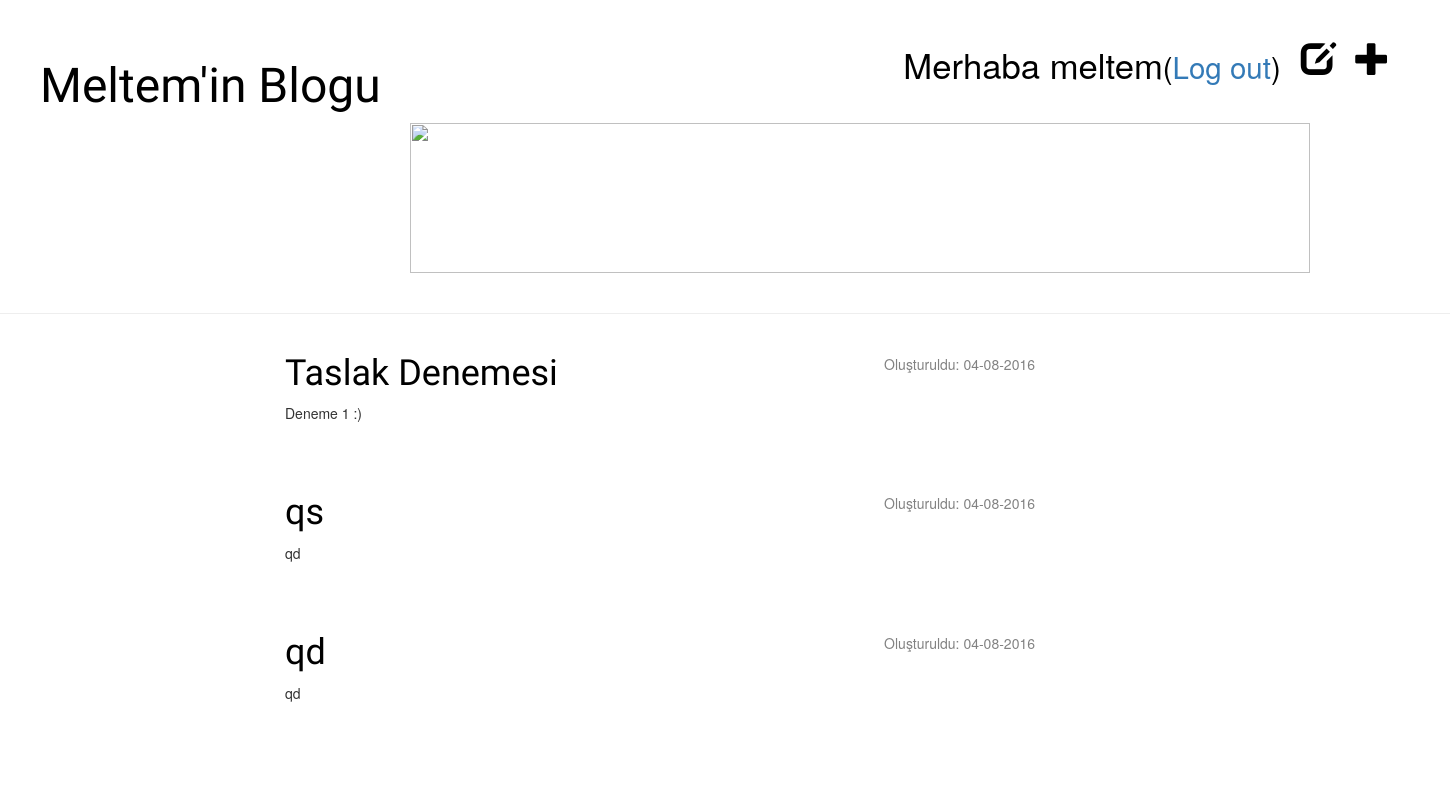
Page /drafts/ (signed in) on the committed database.
### blog/models.py (models this page shows, shortened)
class Post(models.Model):
    yazar = models.ForeignKey('auth.User')
    baslik = models.CharField(max_length=200)
    yazi = models.TextField()
    yaratilis_tarihi = models.DateTimeField(
            default=timezone.now)
    yayinlanma_tarihi = models.DateTimeField(
            blank=True, null=True)

### blog/views.py (the view)
# urls.py: url(r'^drafts/$', views.post_draft_list, name='post_draft_list'),
@login_required
def post_draft_list(request):
    posts = Post.objects.filter(yayinlanma_tarihi__isnull=True).order_by('yaratilis_tarihi')
    return render(request, 'blog/post_draft_list.html', {'posts': posts})

### blog/templates/blog/post_draft_list.html
{% extends 'blog/base.html' %}
{% block content %}
    {% for post in posts %}
        <div class="post">
            <p class="date">Oluşturuldu: {{ post.yaratilis_tarihi|date:'d-m-Y' }}</p>
            <h1><a href="{% url 'blog.views.post_detail' pk=post.pk %}">{{ post.baslik }}</a></h1>
            <p>{{ post.yazi|truncatechars:200 }}</p>
        </div>
    {% endfor %}
{% endblock %}

### blog/templates/blog/base.html (shortened to what this page needs)
{% load staticfiles %}
<html>
     <head>
		<link rel="stylesheet" href="//maxcdn.bootstrapcdn.com/bootstrap/3.2.0/css/bootstrap.min.css">
		<link rel="stylesheet" href="//maxcdn.bootstrapcdn.com/bootstrap/3.2.0/css/bootstrap-theme.min.css">
		<link rel="stylesheet" href="{% static 'css/blog.css' %}">
    </head>
    <body>
        <div class="page-header">
    		{% if user.is_authenticated %}
    		<a href="{% url 'post_new' %}" class="top-menu"><span class="glyphicon glyphicon-plus"></span></a>
            <a href="{% url 'post_draft_list' %}" class="top-menu"><span class="glyphicon glyphicon-edit"></span></a>
            <p class="top-menu">Merhaba {{ user.username }}<small>(<a href="{% url 'logout' %}">Log out</a>)</small></p>
            {% else %}
            <a href="{% url 'login' %}" class="top-menu"><span class="glyphicon glyphicon-lock"></span></a>
            {% endif %}
            <h1><a href="/">Meltem'in Blogu</a></h1>
            <img src="http://2.bp.blogspot.com/-R97jzYoL7Z8/T3SWTvskGRI/AAAAAAAAAjc/_R1KFtHUpZI/s1600/1081.jpg">
        </div>
        <div class="content container">
            <div class="row">
                <div class="col-md-8">
                {% block content %}
                {% endblock %}
                </div>
            </div>
        </div>
    </body>
</html>

### blog/static/css/blog.css (style rules this page uses)
h1 a { color: black; font-family: 'Russo One'; }
.page-header img { width: 900px; height: 150px; margin: 0px 0px 0px 370px; }
.page-header { margin-top: 0; padding: 40px 40px 40px 40px; }
.page-header h1, .page-header h1 a, .page-header h1 a:visited, .page-header h1 a:active { color: black; font-size: 36pt; text-decoration: none; }
.content { margin-left: 270px; }
h1, h2, h3, h4 { font-family: 'Russo One', sans-serif; }
.post h1 { text-decoration:none; }
.date { float: right; color: #828282; }
.top-menu, .top-menu:hover, .top-menu:visited { color: black; float: right; font-size: 26pt; margin-right: 20px; }
.post { margin-bottom: 70px; }
.post h1 a, .post h1 a:visited { color: #000000; }
.post h1 a { text-decoration:none; }

### rows in the picture
Post: yaratilis_tarihi "04-08-2016", baslik "Taslak Denemesi", yazi "Deneme 1 :)"
Post: yaratilis_tarihi "04-08-2016", baslik "qs", yazi "qd"
Post: yaratilis_tarihi "04-08-2016", baslik "qd", yazi "qd"

### other values in the picture
{{ user.username }} "meltem"
